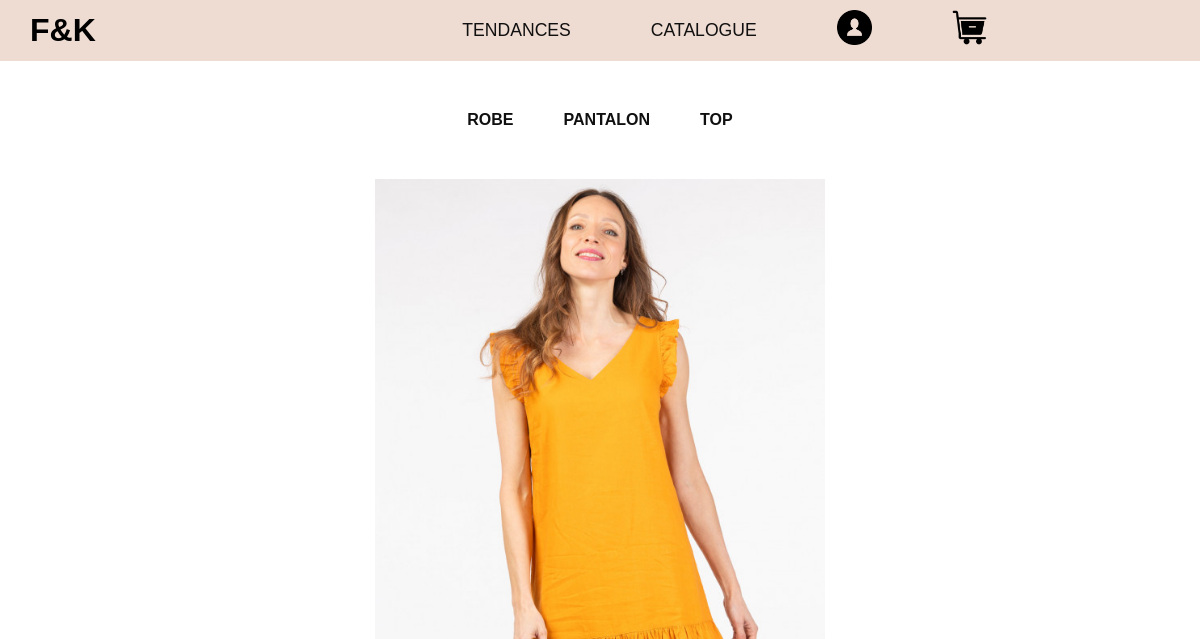
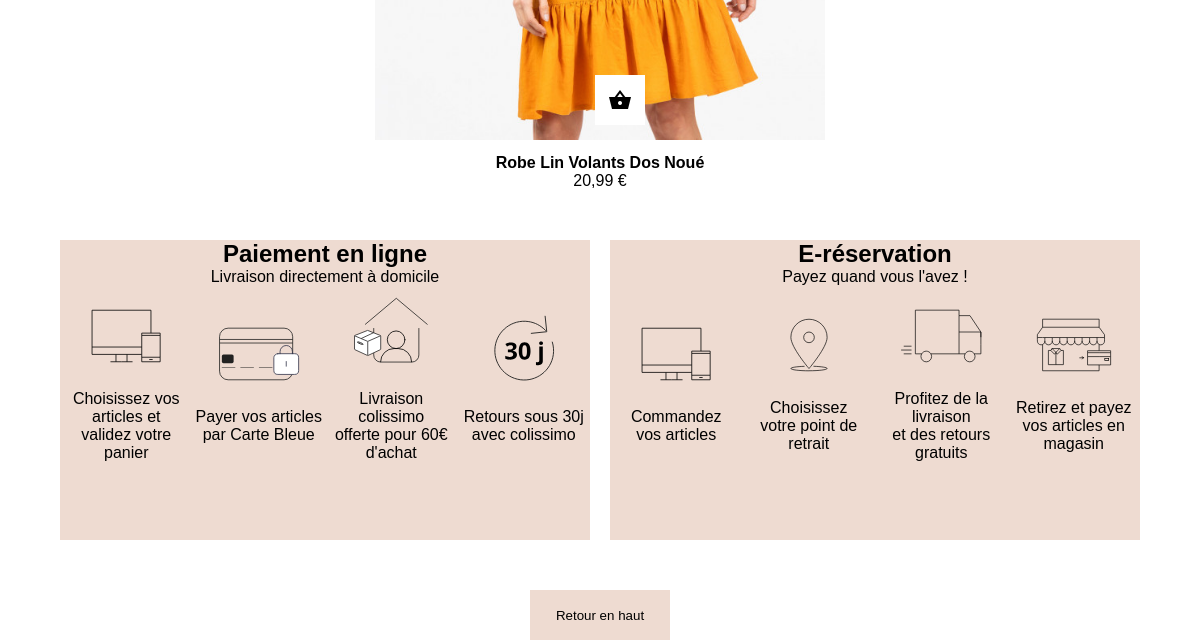
/catalogue_robe.php, run on an earlier commit of the app's database (2 pictures, top to bottom).
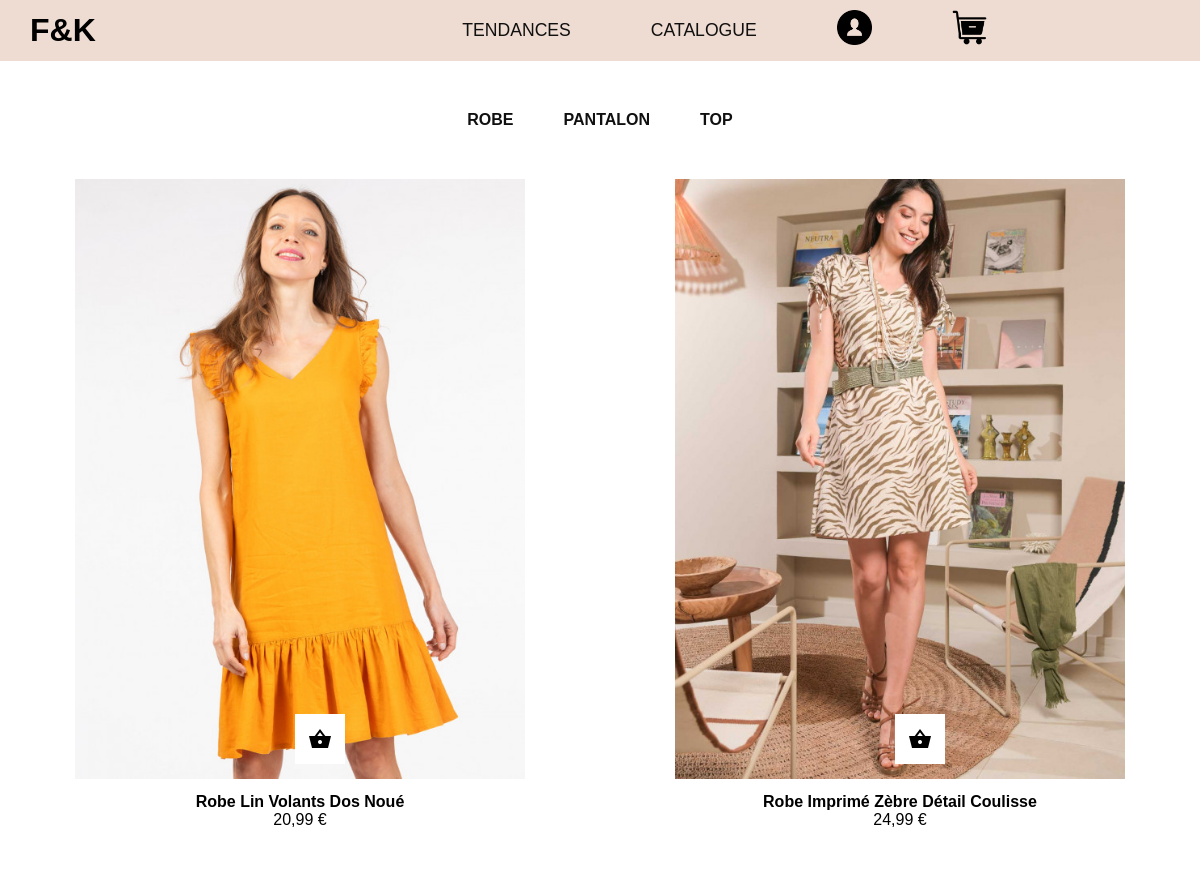
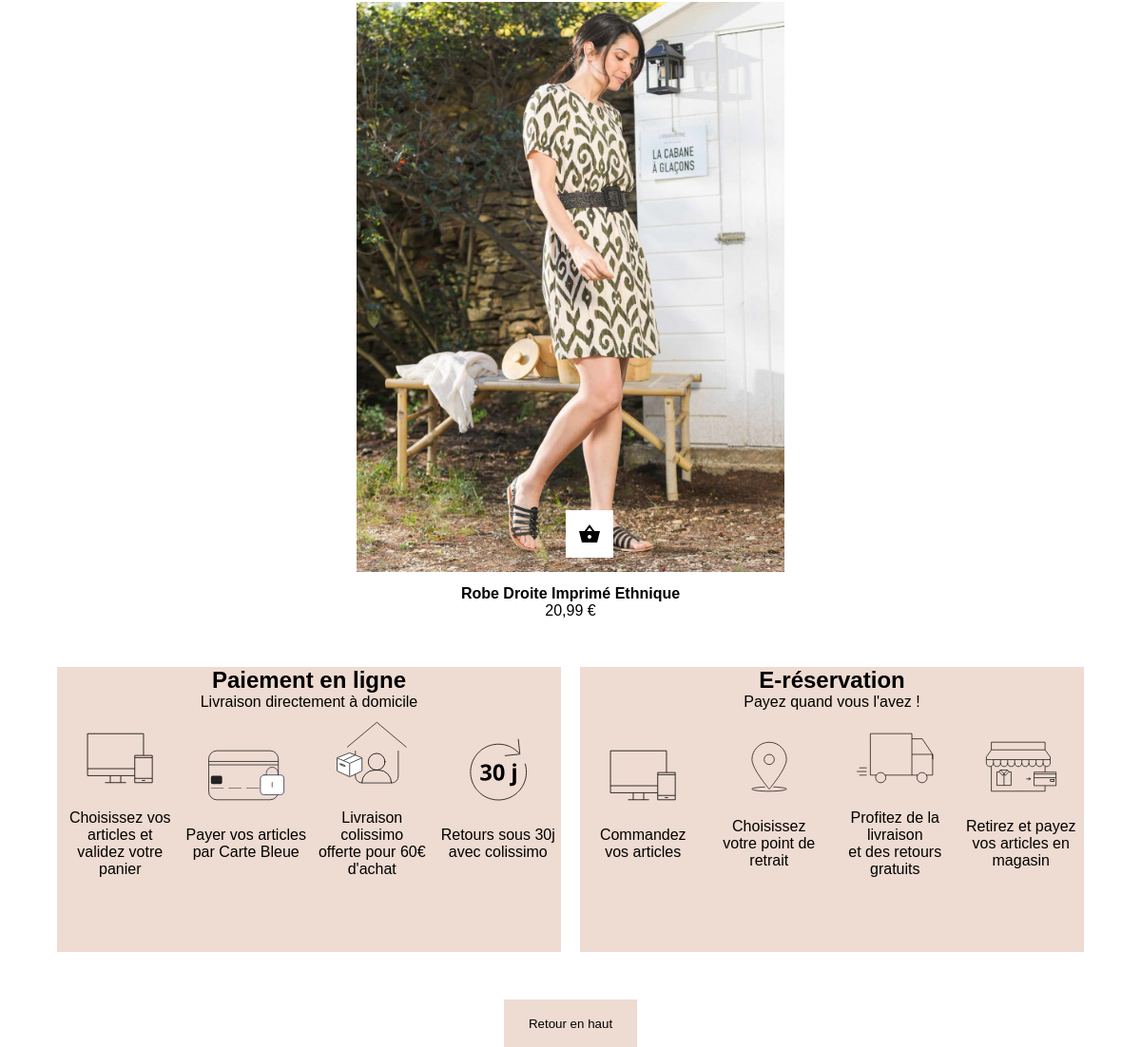
And on a later commit of the database (2 pictures, top to bottom).
### tables this page shows
CREATE TABLE `product` (
  `id` int NOT NULL,
  `id_tendance` int NOT NULL,
  `type` varchar(255) NOT NULL,
  `product_name` varchar(255) NOT NULL,
  `product_description` varchar(1000) NOT NULL,
  `product_price` varchar(255) NOT NULL,
  `product_pic_1` varchar(255) NOT NULL,
  `product_pic_2` varchar(255) NOT NULL
);

### src/catalogue_robe.php (the view, shortened to what this page needs)
<?php
require_once("connect.php");
$sql = "SELECT * FROM product WHERE type ='robe'";
$query = $db->prepare($sql);
$query->execute();
$product = $query->fetchAll(PDO::FETCH_ASSOC);
?>
<!DOCTYPE html>
<html lang="fr">
<head>
    <link rel="stylesheet" href="style.css">
</head>
<?php
include './element/navbar.php';
?>
<section class="section_categorie">
    <div class="container_categorie">
        <div class="categorie categorie_robe"><a href="../catalogue_robe.php?type=robe">ROBE</a></div>
        <div class="categorie categorie_pantalone"><a href="../catalogue_pantalon.php?type=pantalon">PANTALON</a></div>
        <div class="categorie categorie_jupe"><a href="../catalogue_top.php?type=top">TOP</a></div>
    </div>
</section>
<section class="contenaire_catalogue">
    <div class="container_items">
        <?php
        foreach ($product as $pr) {
        ?>
            <div class="item">
                <div> <a href="product.php?id=<?= $pr["id"] ?>"><img src="<?= $pr["product_pic_1"] ?>" width="450px" height="600px" alt=""></a></div>
                <div class="titre"> <?= $pr["product_name"] ?></div>
                <div> <?= $pr["product_price"] ?></div>
                <button class="btn"><a href="produit.php"></a>
                </button>
            </div>
    </div>
<?php
        }
?>
</section>
</body>
<?php
include './element/footer.php';
?>
</html>
</body>
</html>

What changed in the data, as far as the page shows it:
added product: product_pic_1 (picture), product_name "Robe Imprimé Zèbre Détail Coulisse", product_price "24,99 €"
added product: product_pic_1 (picture), product_name "Robe Droite Imprimé Ethnique", product_price "20,99 €"
